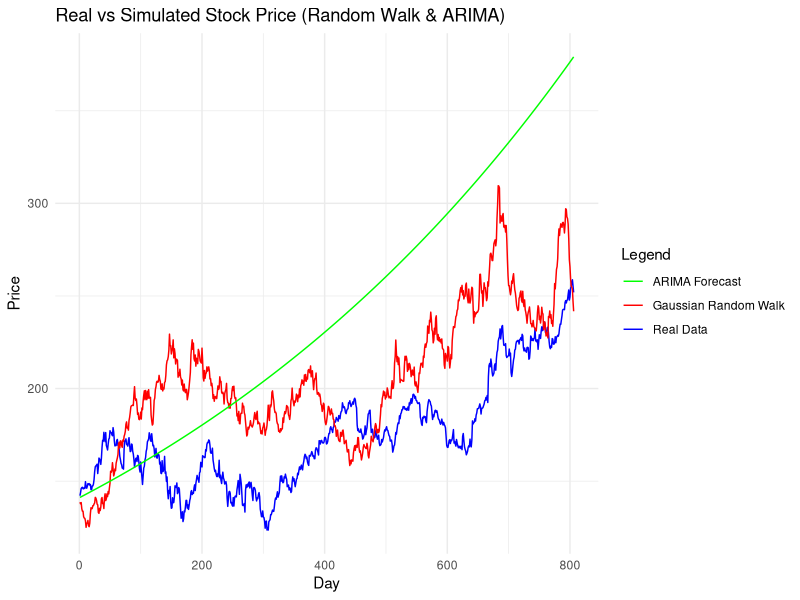

The R script that drew this image:
library(readr)
library(dplyr)
library(ggplot2)
library(forecast)
library(tseries)

# Data prep
stock_data <- read_csv("CIK0000320193.csv")

close_prices <- stock_data$close
log_returns <- diff(log(close_prices))

split_index <- floor(0.8 * length(log_returns))

train <- window(log_returns, end = c(time(log_returns)[split_index]))
test <- window(close_prices, start = c(time(close_prices)[split_index + 1]))

start_price <- close_prices[length(train)]

# Random Walk
mu_hat <- mean(train, na.rm = TRUE)
sigma_hat <- sd(train, na.rm = TRUE)

simulate_walk <- function(start_price, n, mu, sigma) {
  steps <- rnorm(n, mean = mu, sd = sigma)
  prices <- start_price * exp(cumsum(steps))
  return(prices)
}

simulated_walk <- simulate_walk(start_price = start_price,
                                n = length(test),
                                mu = mu_hat,
                                sigma = sigma_hat)

# ARiMA
adf.test(train)

arima_model <- auto.arima(train)
arima_forecast <- forecast(arima_model, h = length(test))
simulated_arima <- start_price * exp(cumsum(arima_forecast$mean))

# Plotting
plot_df <- tibble(
  Day = 1:length(test),
  Real = test,
  Gaussian_RW = simulated_walk,
  ARIMA = simulated_arima
)

ggplot(plot_df, aes(x = Day)) +
  geom_line(aes(y = Real, color = "Real Data")) +
  geom_line(aes(y = Gaussian_RW, color = "Gaussian Random Walk")) +
  geom_line(aes(y = ARIMA, color = "ARIMA Forecast")) +
  labs(title = "Real vs Simulated Stock Price (Random Walk & ARIMA)",
       y = "Price", color = "Legend") +
  theme_minimal() +
  scale_color_manual(values = c("Real Data" = "blue",
                                "Gaussian Random Walk" = "red",
                                "ARIMA Forecast" = "green"))
